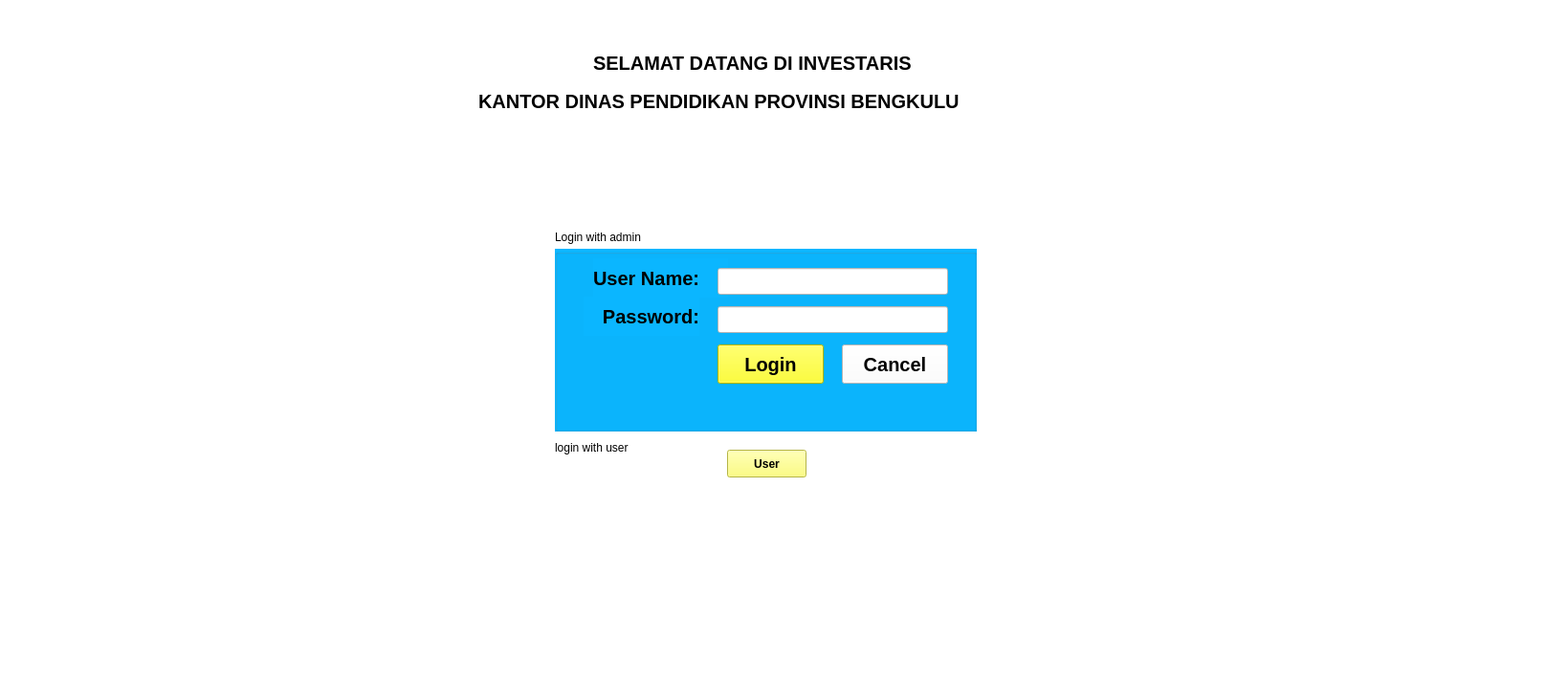
<?xml version="1.0" encoding="UTF-8"?>
<ui version="4.0">
 <class>admin</class>
 <widget class="QMainWindow" name="admin">
  <property name="geometry">
   <rect>
    <x>0</x>
    <y>0</y>
    <width>1639</width>
    <height>718</height>
   </rect>
  </property>
  <property name="windowTitle">
   <string>MainWindow</string>
  </property>
  <property name="styleSheet">
   <string notr="true">background-color: rgb(255, 255, 255);
color: rgb(0, 0, 0);</string>
  </property>
  <widget class="QWidget" name="centralwidget">
   <widget class="QGroupBox" name="groupBox">
    <property name="geometry">
     <rect>
      <x>580</x>
      <y>260</y>
      <width>441</width>
      <height>191</height>
     </rect>
    </property>
    <property name="styleSheet">
     <string notr="true">QGroupBox
{
	background-color: rgb(11, 182, 255);

}</string>
    </property>
    <property name="title">
     <string/>
    </property>
    <widget class="QLabel" name="label_6">
     <property name="geometry">
      <rect>
       <x>40</x>
       <y>10</y>
       <width>141</width>
       <height>41</height>
      </rect>
     </property>
     <property name="font">
      <font>
       <pointsize>15</pointsize>
       <bold>true</bold>
      </font>
     </property>
     <property name="styleSheet">
      <string notr="true">QLabel
{
color: qlineargradient(spread:pad, x1:1, y1:1, x2:1, y2:1, stop:0 rgba(0, 0, 0, 255), stop:1 rgba(255, 255, 255, 255));
	background-color: rgb(11, 182, 255);
}</string>
     </property>
     <property name="text">
      <string>User Name:</string>
     </property>
    </widget>
    <widget class="QLabel" name="label_7">
     <property name="geometry">
      <rect>
       <x>30</x>
       <y>50</y>
       <width>121</width>
       <height>41</height>
      </rect>
     </property>
     <property name="font">
      <font>
       <pointsize>15</pointsize>
       <bold>true</bold>
      </font>
     </property>
     <property name="styleSheet">
      <string notr="true">QLabel
{
color: qlineargradient(spread:pad, x1:1, y1:1, x2:1, y2:1, stop:0 rgba(0, 0, 0, 255), stop:1 rgba(255, 255, 255, 255));
	background-color: rgb(11, 182, 255);
}</string>
     </property>
     <property name="text">
      <string>Password:</string>
     </property>
     <property name="alignment">
      <set>Qt::AlignRight|Qt::AlignTrailing|Qt::AlignVCenter</set>
     </property>
    </widget>
    <widget class="QLineEdit" name="lineEdit_User_Name_3">
     <property name="geometry">
      <rect>
       <x>170</x>
       <y>20</y>
       <width>241</width>
       <height>28</height>
      </rect>
     </property>
     <property name="font">
      <font>
       <pointsize>15</pointsize>
       <bold>true</bold>
      </font>
     </property>
     <property name="styleSheet">
      <string notr="true">QLineEdit
{
	
	color: rgb(0, 0, 0);
	background-color: rgb(255, 255, 255);
}</string>
     </property>
     <property name="text">
      <string/>
     </property>
     <property name="echoMode">
      <enum>QLineEdit::Normal</enum>
     </property>
    </widget>
    <widget class="QLineEdit" name="lineEdit_Password_3">
     <property name="geometry">
      <rect>
       <x>170</x>
       <y>60</y>
       <width>241</width>
       <height>28</height>
      </rect>
     </property>
     <property name="font">
      <font>
       <pointsize>15</pointsize>
       <bold>true</bold>
      </font>
     </property>
     <property name="styleSheet">
      <string notr="true">QLineEdit
{
	
	color: rgb(0, 0, 0);
	background-color: rgb(255, 255, 255);
}</string>
     </property>
     <property name="echoMode">
      <enum>QLineEdit::Password</enum>
     </property>
    </widget>
    <widget class="QPushButton" name="pushButton_Login_3">
     <property name="geometry">
      <rect>
       <x>170</x>
       <y>100</y>
       <width>111</width>
       <height>41</height>
      </rect>
     </property>
     <property name="font">
      <font>
       <pointsize>15</pointsize>
       <bold>true</bold>
      </font>
     </property>
     <property name="styleSheet">
      <string notr="true">color: rgb(0,0,0);
background-color: rgb(255, 255, 0);</string>
     </property>
     <property name="text">
      <string>Login</string>
     </property>
    </widget>
    <widget class="QPushButton" name="pushButton_Cancel_3">
     <property name="geometry">
      <rect>
       <x>300</x>
       <y>100</y>
       <width>111</width>
       <height>41</height>
      </rect>
     </property>
     <property name="font">
      <font>
       <pointsize>15</pointsize>
       <bold>true</bold>
      </font>
     </property>
     <property name="styleSheet">
      <string notr="true">color: rgb(0, 0, 0);
background-color: rgb(255, 255, 255);</string>
     </property>
     <property name="text">
      <string>Cancel</string>
     </property>
    </widget>
   </widget>
   <widget class="QLabel" name="label_9">
    <property name="geometry">
     <rect>
      <x>580</x>
      <y>240</y>
      <width>121</width>
      <height>16</height>
     </rect>
    </property>
    <property name="font">
     <font>
      <bold>false</bold>
     </font>
    </property>
    <property name="styleSheet">
     <string notr="true">color: rgb(0, 0, 0);</string>
    </property>
    <property name="text">
     <string>Login with admin</string>
    </property>
   </widget>
   <widget class="QLabel" name="label_3">
    <property name="geometry">
     <rect>
      <x>620</x>
      <y>50</y>
      <width>431</width>
      <height>31</height>
     </rect>
    </property>
    <property name="font">
     <font>
      <pointsize>15</pointsize>
      <bold>true</bold>
     </font>
    </property>
    <property name="styleSheet">
     <string notr="true">QLabel
{
color: qlineargradient(spread:pad, x1:1, y1:1, x2:1, y2:1, stop:0 rgba(0, 0, 0, 255), stop:1 rgba(255, 255, 255, 255));
}</string>
    </property>
    <property name="text">
     <string>SELAMAT DATANG DI INVESTARIS </string>
    </property>
   </widget>
   <widget class="QLabel" name="label_10">
    <property name="geometry">
     <rect>
      <x>500</x>
      <y>90</y>
      <width>641</width>
      <height>31</height>
     </rect>
    </property>
    <property name="font">
     <font>
      <pointsize>15</pointsize>
      <bold>true</bold>
     </font>
    </property>
    <property name="styleSheet">
     <string notr="true">QLabel
{
color: qlineargradient(spread:pad, x1:1, y1:1, x2:1, y2:1, stop:0 rgba(0, 0, 0, 255), stop:1 rgba(255, 255, 255, 255));
}</string>
    </property>
    <property name="text">
     <string>KANTOR DINAS PENDIDIKAN PROVINSI BENGKULU</string>
    </property>
   </widget>
   <widget class="QPushButton" name="pushButton">
    <property name="geometry">
     <rect>
      <x>760</x>
      <y>470</y>
      <width>83</width>
      <height>29</height>
     </rect>
    </property>
    <property name="font">
     <font>
      <bold>true</bold>
     </font>
    </property>
    <property name="styleSheet">
     <string notr="true">background-color: rgb(253, 253, 96);
color: rgb(0, 0, 0);</string>
    </property>
    <property name="text">
     <string>User</string>
    </property>
   </widget>
   <widget class="QLabel" name="label_11">
    <property name="geometry">
     <rect>
      <x>580</x>
      <y>460</y>
      <width>121</width>
      <height>16</height>
     </rect>
    </property>
    <property name="font">
     <font>
      <bold>false</bold>
     </font>
    </property>
    <property name="styleSheet">
     <string notr="true">color: rgb(0, 0, 0);</string>
    </property>
    <property name="text">
     <string>login with user</string>
    </property>
   </widget>
  </widget>
  <widget class="QMenuBar" name="menubar">
   <property name="geometry">
    <rect>
     <x>0</x>
     <y>0</y>
     <width>1639</width>
     <height>25</height>
    </rect>
   </property>
  </widget>
  <widget class="QStatusBar" name="statusbar"/>
 </widget>
 <resources/>
 <connections/>
</ui>
